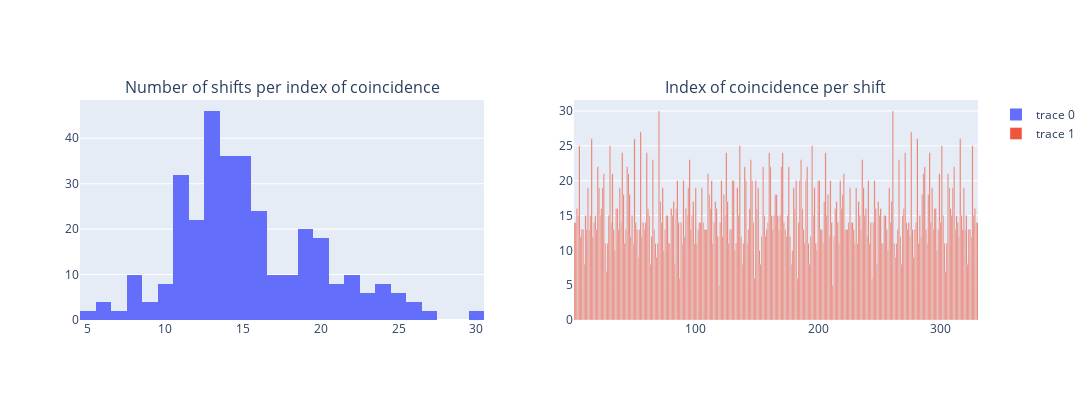

The cell this chart's notebook holds for it:
### Code cell
fig = make_subplots(rows=1, cols=2, subplot_titles=["Number of shifts per index of coincidence", "Index of coincidence per shift"])

fig.add_trace(go.Histogram(x=df_coinc.iloc[0]), row=1, col=1)
fig.add_trace(go.Bar(x=df_coinc.columns,y=df_coinc.iloc[0]), row=1, col=2)

fig.update_layout(height=400, width=1200)

### Figure 1 — Plotly figure (JSON) as saved in the notebook; plotly's stock layout.template omitted (floating-point values rounded to 4 significant figures; data arrays with more than 128 entries replaced by an {"elided": "..."} marker saying what was removed)
{"data": [{"type": "histogram", "x": {"elided": "330 int values"}, "xaxis": "x", "yaxis": "y"}, {"type": "bar", "x": {"elided": "330 int values"}, "xaxis": "x2", "y": {"elided": "330 int values"}, "yaxis": "y2"}], "layout": {"annotations": [{"font": {"size": 16}, "showarrow": false, "text": "Number of shifts per index of coincidence", "x": 0.225, "xanchor": "center", "xref": "paper", "y": 1, "yanchor": "bottom", "yref": "paper"}, {"font": {"size": 16}, "showarrow": false, "text": "Index of coincidence per shift", "x": 0.775, "xanchor": "center", "xref": "paper", "y": 1, "yanchor": "bottom", "yref": "paper"}], "height": 400, "width": 1200, "xaxis": {"anchor": "y", "domain": [0, 0.45]}, "xaxis2": {"anchor": "y2", "domain": [0.55, 1]}, "yaxis": {"anchor": "x", "domain": [0, 1]}, "yaxis2": {"anchor": "x2", "domain": [0, 1]}}}
